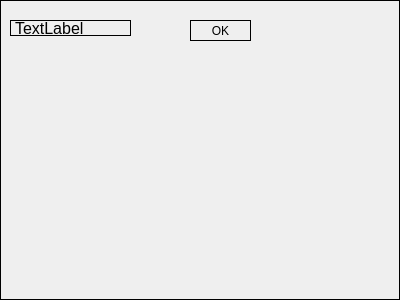
<?xml version="1.0" encoding="UTF-8"?>
<ui version="4.0">
 <class>Form</class>
 <widget class="QWidget" name="Form">
  <property name="geometry">
   <rect>
    <x>0</x>
    <y>0</y>
    <width>400</width>
    <height>300</height>
   </rect>
  </property>
  <property name="windowTitle">
   <string>Form</string>
  </property>
  <property name="styleSheet">
   <string notr="true">QWidget { border: 1px solid black }</string>
  </property>
  <widget class="QLabel" name="child_name">
   <property name="geometry">
    <rect>
     <x>10</x>
     <y>20</y>
     <width>121</width>
     <height>16</height>
    </rect>
   </property>
   <property name="font">
    <font>
     <pointsize>12</pointsize>
    </font>
   </property>
   <property name="text">
    <string>TextLabel</string>
   </property>
  </widget>
  <widget class="QPushButton" name="sendchild_button">
   <property name="geometry">
    <rect>
     <x>190</x>
     <y>20</y>
     <width>61</width>
     <height>21</height>
    </rect>
   </property>
   <property name="text">
    <string>OK</string>
   </property>
  </widget>
 </widget>
 <resources/>
 <connections/>
</ui>
